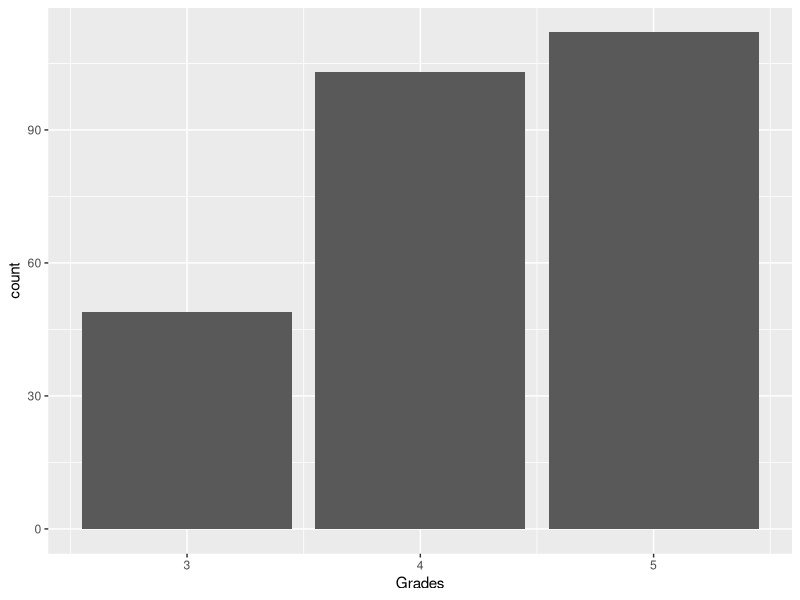
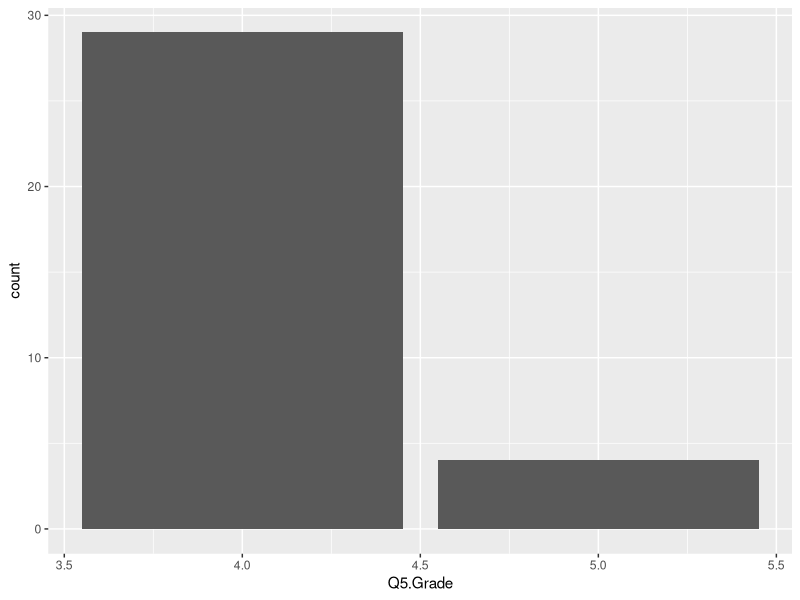
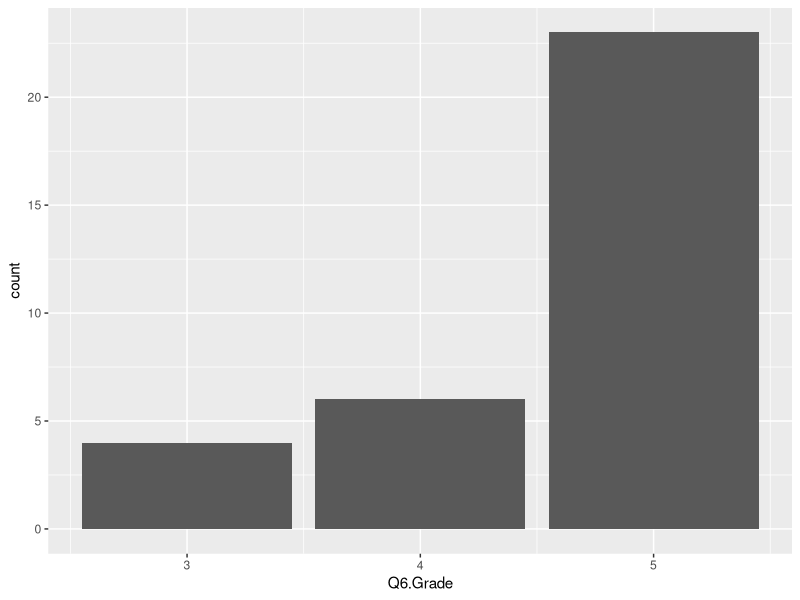
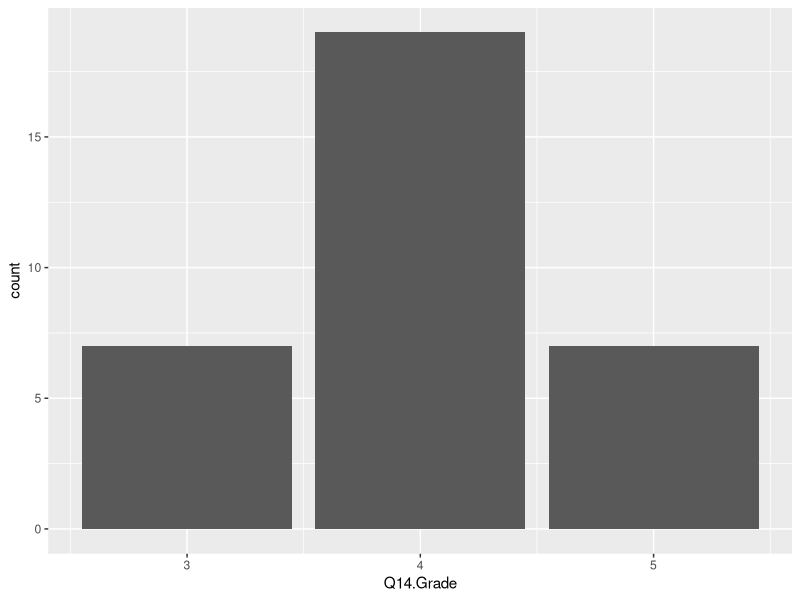
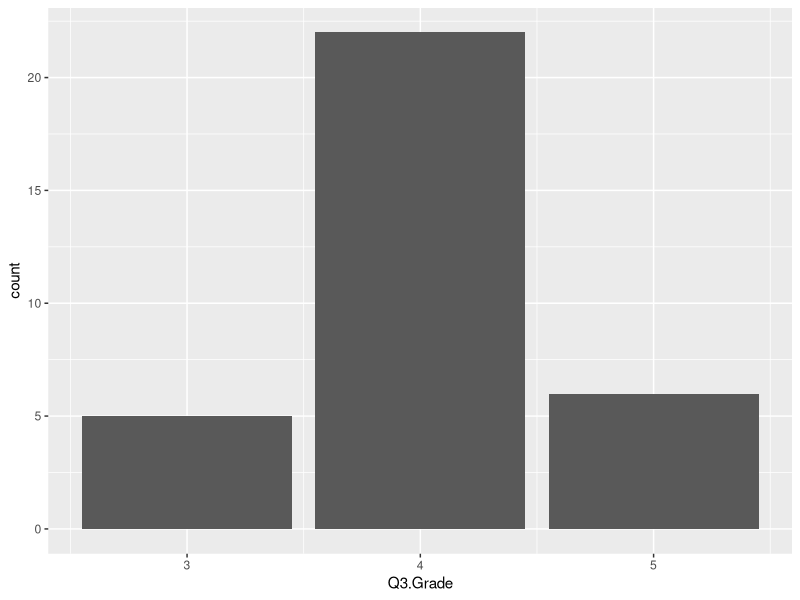
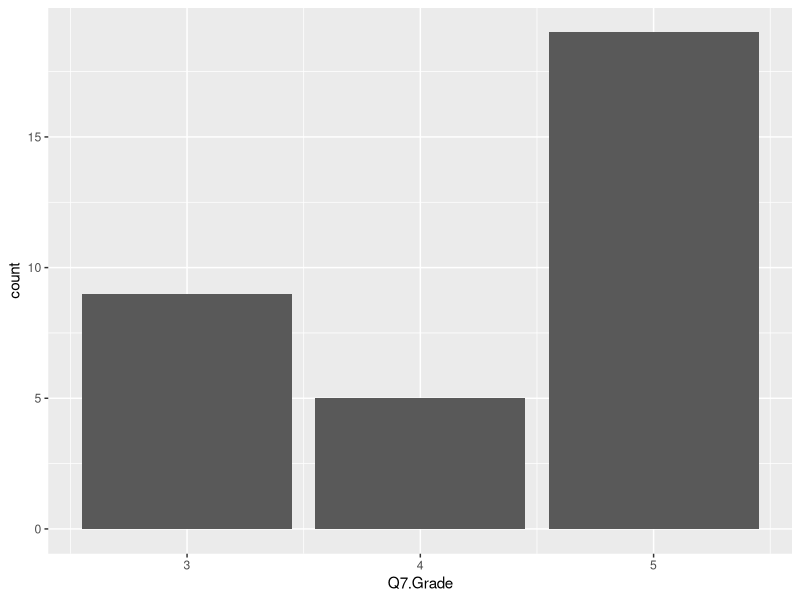
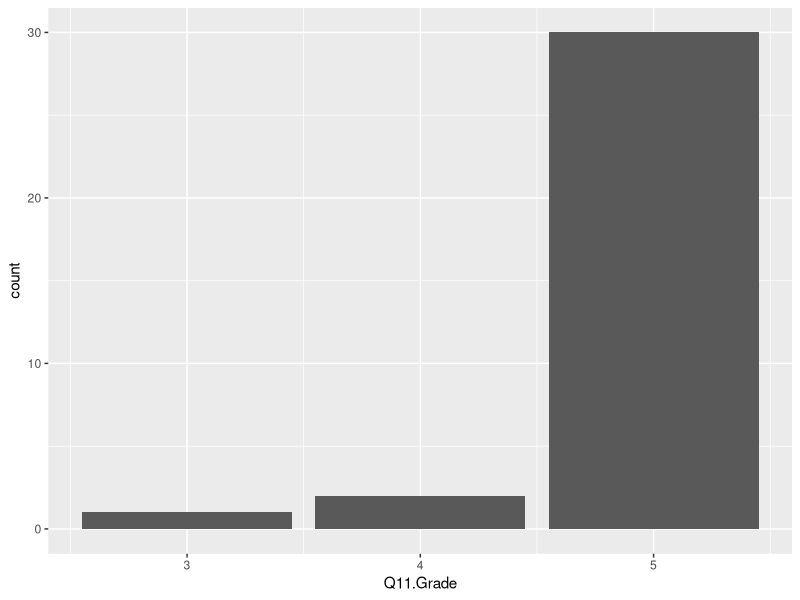
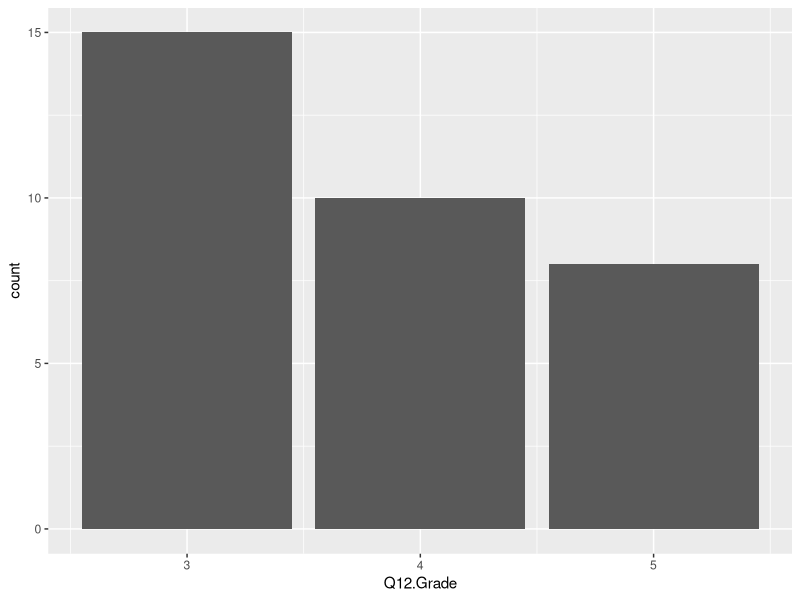

These figures' R source, in order:
## ---- chunk 1
knitr::opts_chunk$set(echo = TRUE)
## ---- chunk 2
setwd("~/Documents/FROST-SUMMER-2022/Winter2021")

library(tidyverse)
library(readxl)  
CK2.2_3.1 <- read_excel("FROST Grading CK 2.2_3.1_final (Winter 2021).xlsx")
## ---- chunk 3
CK2.2_3.1_clean = subset(CK2.2_3.1, select = -c(Student:GroupCK.2.2_3.1))

CK2.2_3.1_clean <- drop_na(CK2.2_3.1_clean)
## ---- chunk 4
CK2.2_3.1_all <- data.frame(unlist(CK2.2_3.1_clean))
colnames(CK2.2_3.1_all)[1] <- "Grades"
## ---- chunk 5
CK2.2_3.1_all %>%
  count(Grades)
## ---- chunk 6
CK2.2_3.1_all %>%
  ggplot() +
  geom_bar(aes(x = Grades))
## ---- chunk 7
CK2.2_3.1_clean %>%
  count(Q5.Grade)
## ---- chunk 8
CK2.2_3.1_clean %>%
  ggplot() +
  geom_bar(aes(x = Q5.Grade))
## ---- chunk 9
CK2.2_3.1_clean %>%
  count(Q6.Grade)
## ---- chunk 10
CK2.2_3.1_clean %>%
  ggplot() +
  geom_bar(aes(x = Q6.Grade))
## ---- chunk 11
CK2.2_3.1_clean %>%
  count(Q14.Grade)
## ---- chunk 12
CK2.2_3.1_clean %>%
  ggplot() +
  geom_bar(aes(x = Q14.Grade))
## ---- chunk 13
CK2.2_3.1_clean %>%
  count(Q3.Grade)
## ---- chunk 14
CK2.2_3.1_clean %>%
  ggplot() +
  geom_bar(aes(x = Q3.Grade))
## ---- chunk 15
CK2.2_3.1_clean %>%
  count(Q7.Grade)
## ---- chunk 16
CK2.2_3.1_clean %>%
  ggplot() +
  geom_bar(aes(x = Q7.Grade))
## ---- chunk 17
CK2.2_3.1_clean %>%
  count(Q11.Grade)
## ---- chunk 18
CK2.2_3.1_clean %>%
  ggplot() +
  geom_bar(aes(x = Q11.Grade))
## ---- chunk 19
CK2.2_3.1_clean %>%
  count(Q12.Grade)
## ---- chunk 20
CK2.2_3.1_clean %>%
  ggplot() +
  geom_bar(aes(x = Q12.Grade))
## ---- chunk 21
CK2.2_3.1_clean %>%
  count(Q13.Grade)
## ---- chunk 22
CK2.2_3.1_clean %>%
  ggplot() +
  geom_bar(aes(x = Q13.Grade))
